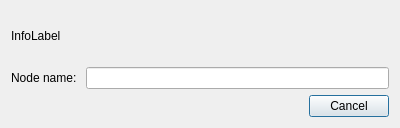
<?xml version="1.0" encoding="UTF-8"?>
<ui version="4.0">
 <class>InputNodeNameDlg</class>
 <widget class="QDialog" name="InputNodeNameDlg">
  <property name="geometry">
   <rect>
    <x>0</x>
    <y>0</y>
    <width>400</width>
    <height>128</height>
   </rect>
  </property>
  <property name="windowTitle">
   <string>Dialog</string>
  </property>
  <layout class="QVBoxLayout" name="verticalLayout_2">
   <item>
    <layout class="QVBoxLayout" name="verticalLayout">
     <item>
      <widget class="QLabel" name="general_info">
       <property name="text">
        <string>InfoLabel</string>
       </property>
      </widget>
     </item>
     <item>
      <layout class="QHBoxLayout" name="horizontalLayout">
       <item>
        <widget class="QLabel" name="value_label">
         <property name="text">
          <string>Node name: </string>
         </property>
        </widget>
       </item>
       <item>
        <widget class="QLineEdit" name="value_le"/>
       </item>
      </layout>
     </item>
    </layout>
   </item>
   <item>
    <widget class="QDialogButtonBox" name="buttons_box">
     <property name="orientation">
      <enum>Qt::Horizontal</enum>
     </property>
     <property name="standardButtons">
      <set>QDialogButtonBox::Cancel</set>
     </property>
    </widget>
   </item>
  </layout>
 </widget>
 <resources/>
 <connections>
  <connection>
   <sender>buttons_box</sender>
   <signal>accepted()</signal>
   <receiver>InputNodeNameDlg</receiver>
   <slot>accept()</slot>
   <hints>
    <hint type="sourcelabel">
     <x>248</x>
     <y>254</y>
    </hint>
    <hint type="destinationlabel">
     <x>157</x>
     <y>274</y>
    </hint>
   </hints>
  </connection>
  <connection>
   <sender>buttons_box</sender>
   <signal>rejected()</signal>
   <receiver>InputNodeNameDlg</receiver>
   <slot>reject()</slot>
   <hints>
    <hint type="sourcelabel">
     <x>316</x>
     <y>260</y>
    </hint>
    <hint type="destinationlabel">
     <x>286</x>
     <y>274</y>
    </hint>
   </hints>
  </connection>
 </connections>
</ui>
